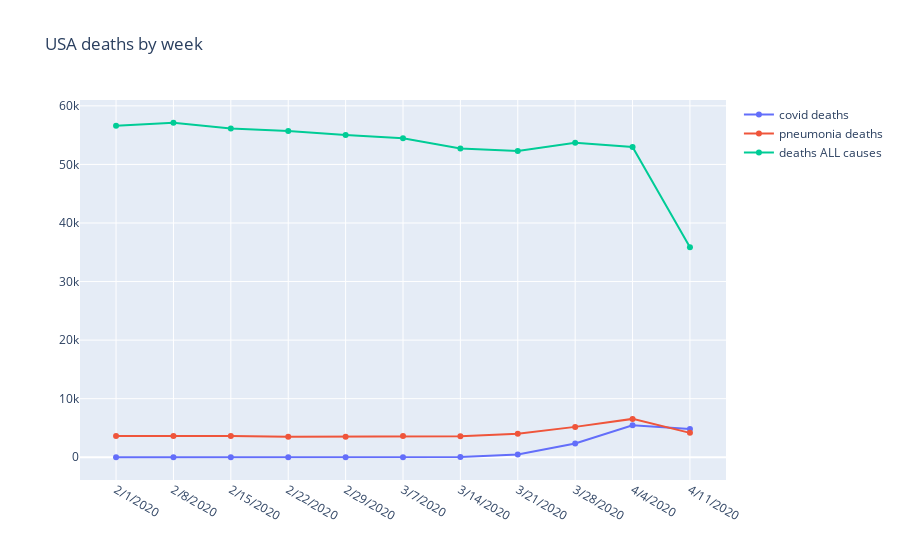

Source (notebook cell):
### Code cell
wsub = by_week[by_week.index>0]
l1 = go.Scatter(x=wsub.Indicator,
                y=wsub['All COVID-19 Deaths (U07.1)'],
                name='covid deaths'
               )

l2 = go.Scatter(x=wsub.Indicator, y=wsub['All Pneumonia Deaths (J12.0-J18.9)'],
               name='pneumonia deaths')

l3 = go.Scatter(x=wsub.Indicator, y=wsub['Deaths from All Causes'],
               name='deaths ALL causes')

lay = go.Layout(title="USA deaths by week")

fig = go.Figure(data=[l1, l2,l3], layout=lay)
iplot(fig)

### Figure 1 — Plotly figure (JSON) as saved in the notebook; plotly's stock layout.template omitted (floating-point values rounded to 4 significant figures)
{"data": [{"name": "covid deaths", "type": "scatter", "x": ["2/1/2020", "2/8/2020", "2/15/2020", "2/22/2020", "2/29/2020", "3/7/2020", "3/14/2020", "3/21/2020", "3/28/2020", "4/4/2020", "4/11/2020"], "y": ["0", "0", "0", "0", "5", "20", "44", "454", "2,339", "5,457", "4,811"]}, {"name": "pneumonia deaths", "type": "scatter", "x": ["2/1/2020", "2/8/2020", "2/15/2020", "2/22/2020", "2/29/2020", "3/7/2020", "3/14/2020", "3/21/2020", "3/28/2020", "4/4/2020", "4/11/2020"], "y": ["3,639", "3,633", "3,638", "3,491", "3,516", "3,614", "3,586", "4,005", "5,185", "6,549", "4,163"]}, {"name": "deaths ALL causes", "type": "scatter", "x": ["2/1/2020", "2/8/2020", "2/15/2020", "2/22/2020", "2/29/2020", "3/7/2020", "3/14/2020", "3/21/2020", "3/28/2020", "4/4/2020", "4/11/2020"], "y": ["56,589", "57,114", "56,143", "55,690", "55,036", "54,476", "52,704", "52,271", "53,687", "52,992", "35,863"]}], "layout": {"title": {"text": "USA deaths by week"}}}
